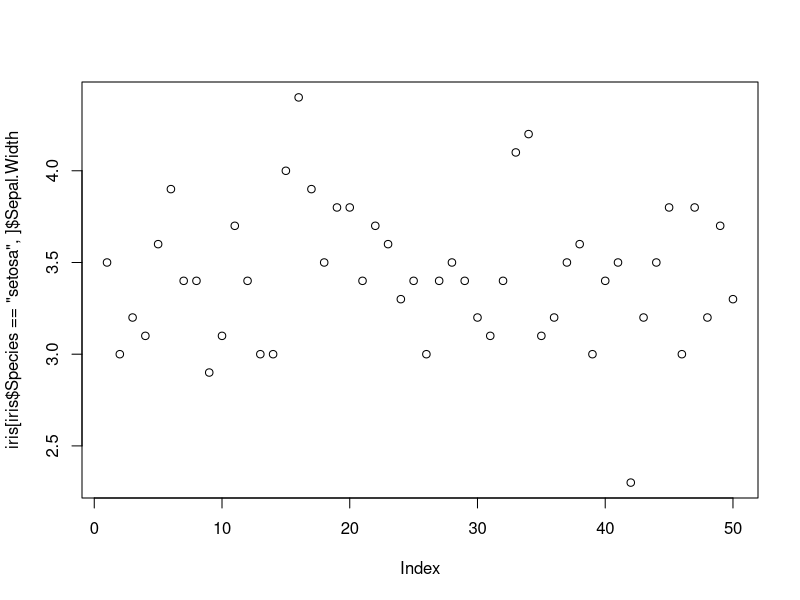

Recreate this plot in R.
## ---- chunk 1
knitr::opts_chunk$set(echo = TRUE)
## ---- chunk 2
head(iris)

tail(iris, 4)

str(iris)

names(iris)



iris$Sepal.Width


## ---- chunk 3
rownames(iris)
colnames(iris)

dimnames(iris)
## ---- chunk 4
media=mean(iris$Sepal.Width)
media


#media de las sepal width de los iris de especie setosa
m=mean(iris[iris$Species == "setosa", ]$Sepal.Width)
m
## ---- chunk 5
plot(iris[iris$Species == "setosa", ]$Sepal.Width)
## ---- chunk 6
str(Orange)
## ---- chunk 7
str(Orange)
Orange
## ---- chunk 8
#dades = read.table("")

#dades
